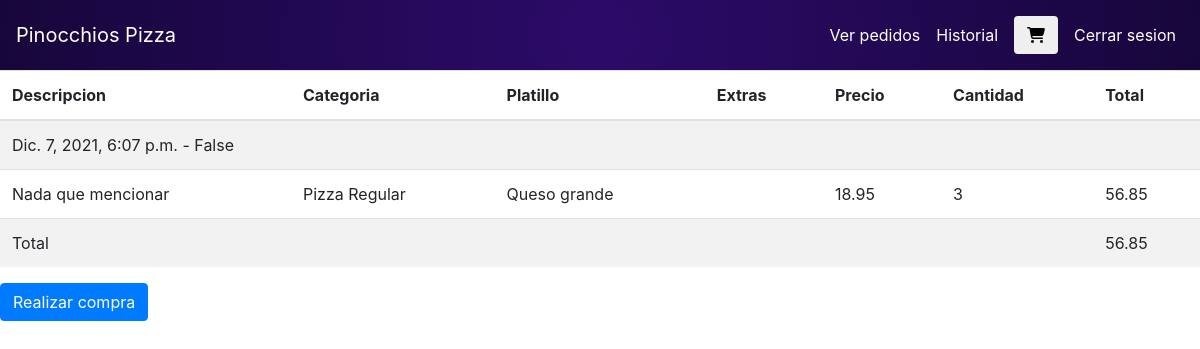
Screenshot of /ordenes (signed in) with the database file from the repository.
### orders/models.py (models this page shows, shortened)
class Pedido(models.Model):
    total = models.FloatField()
    cliente = models.ForeignKey(User, on_delete=models.PROTECT)
    fecha = models.DateTimeField(auto_now_add=True)
    estado = models.BooleanField(default=False)

class DetallePedido(models.Model):
    descripcion = models.CharField(max_length=50)
    cantidadPlatillos = models.IntegerField()
    precioPlatillos = models.FloatField()
    platillo = models.ForeignKey(Platillo, on_delete=models.PROTECT)
    pedido = models.ForeignKey(Pedido, on_delete=models.PROTECT, related_name="detalles")
    extras = models.ManyToManyField(Extra, blank=True)
    def get_subtotal(self):
        return round(float(self.cantidadPlatillos) * float(self.precioPlatillos), 2)

class Platillo(models.Model):
    nombre = models.CharField(max_length=40)
    maxExtras = models.IntegerField()
    precio = models.FloatField()
    categoria = models.ForeignKey(Categoria, on_delete=models.PROTECT, related_name="platillos")
    imagen = models.ImageField(upload_to="platillos", null=True)

class Categoria(models.Model):
    categorias = models.CharField(max_length=30)

### orders/views.py (the view)
# urls.py: path("ordenes", views.ordenes, name = "ordenes"),
@login_required(login_url="/login")
def ordenes(request):
    pedido = Pedido.objects.filter(cliente = request.user, estado = False).first()
    data = {
        "pedido" : pedido
    }
    return render(request,"ordenes.html", data)

### orders/templates/ordenes.html (shortened to what this page needs)
{% extends "layout.html" %}
{% block main%}
<table class="table table-striped">
    <thead>
      <tr>
        <th scope="col">Descripcion</th>
        <th scope="col">Categoria</th>
        <th scope="col">Platillo</th>
        <th scope="col">Extras</th>
        <th scope="col">Precio</th>
        <th scope="col">Cantidad</th>
        <th scope="col">Total</th>
      </tr>
    </thead>
    <tbody>
    <tr> <td colspan="9">{{pedido.fecha}} - {{pedido.estado}}</td>
    </tr>
    {% for detallePedido in pedido.detalles.all%}
    <tr>
        <td>{{detallePedido.descripcion}}</td>
        <td>{{detallePedido.platillo.categoria.categorias}}</td>
        <td>{{detallePedido.platillo.nombre}}</td>
        <td>
        </td>
        <td>{{detallePedido.precioPlatillos}}</td>
        <td>{{detallePedido.cantidadPlatillos}}</td>
        <td>{{detallePedido.get_subtotal}}</td>
      </tr>
    {% endfor %}
    <tr> <td colspan="6">Total</td>
      <td>{{pedido.total}}</td>
    </tr>
    </tbody>
  </table>
  <a href="/realizar-orden/{{pedido.id}}" class="btn btn-primary"> Realizar compra</a>
{% endblock%}

### rows the page displays
Pedido: fecha "Dic. 7, 2021, 6:07 p.m.", estado "False", total "56.85"
DetallePedido: descripcion "Nada que mencionar", platillo.categoria.categorias "Pizza Regular", platillo.nombre "Queso grande", precioPlatillos "18.95", cantidadPlatillos "3", get_subtotal "56.85"
